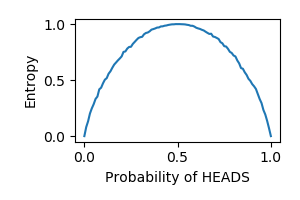

Here is the Python script that generated this plot:
###############################################################################
# Entropy baseline
#
# Madhavun Candadai
# Dec, 2018
#
# Entropy of a coin flip for different probabilities of HEADS ranging from 0 to
# 1 should give an inverted-U shaped curve
###############################################################################

import numpy as np
import infotheory
import matplotlib
matplotlib.use('TkAgg')
import matplotlib.pyplot as plt

# range of probabilties for HEADS in coin flip
p = np.arange(0,1.01,0.01)
entropies = []
for pi in p:
    it = infotheory.InfoTools(1, 0)
    it.set_equal_interval_binning([2], [0], [1])

    # flipping coin 10000 times
    for _ in range(10000):
        if np.random.rand()<pi: it.add_data_point([0])
        else: it.add_data_point([1])

    # estimating entropy
    entropies.append(it.entropy([0]))

plt.figure(figsize=[3,2])
plt.plot(p, entropies)
plt.xlabel('Probability of HEADS')
plt.ylabel('Entropy')
plt.tight_layout()
#plt.savefig('./entropy_baseline.png')
plt.show()
